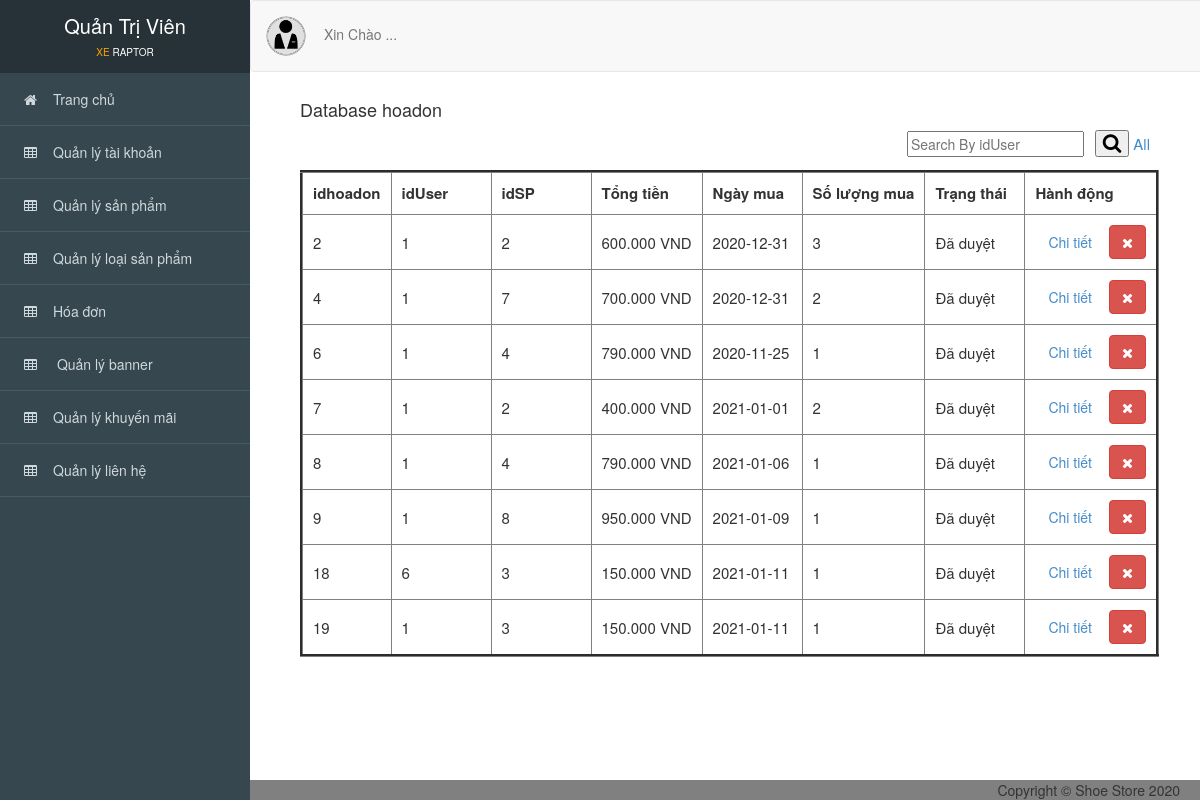
/admin/index.php?action=hoadon, run on the app's committed database.
### tables this page shows
CREATE TABLE `hoadon` (
  `idhoadon` int(11) NOT NULL,
  `idUser` int(11) NOT NULL,
  `idSP` int(11) NOT NULL,
  `tongtien` int(11) NOT NULL,
  `trangthai` int(11) NOT NULL,
  `soluongmua` int(11) NOT NULL,
  `ngaymua` date NOT NULL
);

### admin/controller_admin/duyethoadon.php (called while the page is built, shortened)
<?php
    require_once('./model_admin/hoadon.php');
    class hoadoncontroller
    {
    	var $hoadon_model;
    	public function __construct()
    	{
    		$this->hoadon_model = new hoadon();
    	}
    	public function list()
    	{
    		 if(isset($_POST['timkiem_hd'])){
                $timkiem_hd = $_POST['timkiem_hd'];
                $data = $this->hoadon_model->timkiem_hd($timkiem_hd);
            }else{
                $data = $this->hoadon_model->all();
            }
            require_once('views_admin/index.php');
    	}
       }
?>

### admin/model_admin/ketnoi.php (called while the page is built, shortened)
<?php
    class ketnoi
    {
    	function __construct()
    	{
    		$host = "localhost";
    		$username ="root";
    		$password = "";
    		$dbname = "qlbx";
    		$this->connect = new mysqli($host,$username,$password,$dbname);
    	}
    }
?>

### admin/model_admin/hoadon.php (called while the page is built, shortened)
<?php
    require_once('ketnoi.php');
    class hoadon
    {
    	var $conn;
    	function __construct()
    	{
    		$connect_obj = new ketnoi();
    		$this->conn = $connect_obj->connect;
    	}
    	function all()
    	{
    		$query = "SELECT * FROM hoadon ORDER BY trangthai";
    		$result = $this->conn->query($query);
    		$data = array();
    		while ($row = $result->fetch_assoc()) {
       		   $data[] = $row;
    		}
    		return $data;
    	}
    }
?>

### admin/views_admin/hoadon/quanlyhoadon.php (the view, shortened to what this page needs)
<div id="viewport">
<div class="container-fluid" id="noidung">
      <h4>Database hoadon</h4>
      <div class="search_box pull-right" style="margin-right: 50px; margin-top: 0px;">
          <form method="POST" action="?action=hoadon">
          <input type="text" placeholder="Search By idUser" name="timkiem_hd">&ensp;
          <button type="submit"><i class="fa fa-search"></i></button>
          <a href="?action=hoadon" style="font-size: 15px;">All</a>
        </form>
      </div>
      <br>
      <br>
      <table border="3" cellpadding="10" style="font-size: 15px;">
          <thead>
               <tr>
                  <th>idhoadon</th>
                  <th class="theadd">idUser</th>
                  <th class="theadd">idSP</th>
                  <th class="theadd">Tổng tiền</th>
                  <th class="theadd">Ngày mua</th>
                  <th class="theadd">Số lượng mua</th>
                  <th class="theadd">Trạng thái</th>
                  <th>Hành động</th>
               </tr>
          </thead>
          <tbody>
            <?php foreach ($data as $value) { ?>
              <tr>
                  <td scope="row"><?= $value['idhoadon'] ?></td>
                 <td><?= $value['idUser'] ?>  </td>
                  <td><?= $value['idSP'] ?></td>
                  <td><?= $value['tongtien'] ?>.000 VND</td>
                  <td><?= $value['ngaymua']?></td>
                  <td><?= $value['soluongmua'] ?></td>
                  <td>
                    <?php if($value['trangthai'] == 0){
                            echo "Chưa Xét duyệt";
                     }else{
                      echo "Đã duyệt";
                     } ?>
                  </td>
                  <td>
                       <a href="?action=xemhoadon&id=<?= $value['idhoadon'] ?>&idSP=<?= $value['idSP'] ?>&idUser=<?= $value['idUser'] ?>" type="button" class="btn btn-light">Chi tiết</a>
                    <a href="?action=xoahoadon&id=<?= $value['idhoadon'] ?>" onclick="return confirm('Bạn có thật sự muốn xóa ?');" type="button" class="btn btn-danger" title="Xóa">
                      <i class="fa fa-times"></i></a>
                  </td>
              </tr>
              <?php } ?>
          </tbody>
      </table>
      <br>
      <br>
      <br>
</div>
</div>

### admin/public_admin/css/style.css (style rules this page uses)
div.search_box { margin-top: 21px; }
i.fa-search { font-size: 20px; }
body { overflow-x: hidden; font-family: 'Roboto', sans-serif; font-size: 16px; }
#viewport { padding-left: 250px; -webkit-transition: all 0.5s ease; -moz-transition: all 0.5s ease; -o-transition: all 0.5s ease; transition: all 0.5s ease; }
#noidung { padding-top: 90px; padding-left: 50px; background-color: white; }
th.theadd { min-width: 100px; max-width: 170px; }

### data on the page
hoadon: idhoadon "2", idUser "1", idSP "2", tongtien "600", ngaymua "2020-12-31", soluongmua "3", trangthai "Đã duyệt"
hoadon: idhoadon "4", idUser "1", idSP "7", tongtien "700", ngaymua "2020-12-31", soluongmua "2", trangthai "Đã duyệt"
hoadon: idhoadon "6", idUser "1", idSP "4", tongtien "790", ngaymua "2020-11-25", soluongmua "1", trangthai "Đã duyệt"
hoadon: idhoadon "7", idUser "1", idSP "2", tongtien "400", ngaymua "2021-01-01", soluongmua "2", trangthai "Đã duyệt"
hoadon: idhoadon "8", idUser "1", idSP "4", tongtien "790", ngaymua "2021-01-06", soluongmua "1", trangthai "Đã duyệt"
hoadon: idhoadon "9", idUser "1", idSP "8", tongtien "950", ngaymua "2021-01-09", soluongmua "1", trangthai "Đã duyệt"
hoadon: idhoadon "18", idUser "6", idSP "3", tongtien "150", ngaymua "2021-01-11", soluongmua "1", trangthai "Đã duyệt"
hoadon: idhoadon "19", idUser "1", idSP "3", tongtien "150", ngaymua "2021-01-11", soluongmua "1", trangthai "Đã duyệt"
